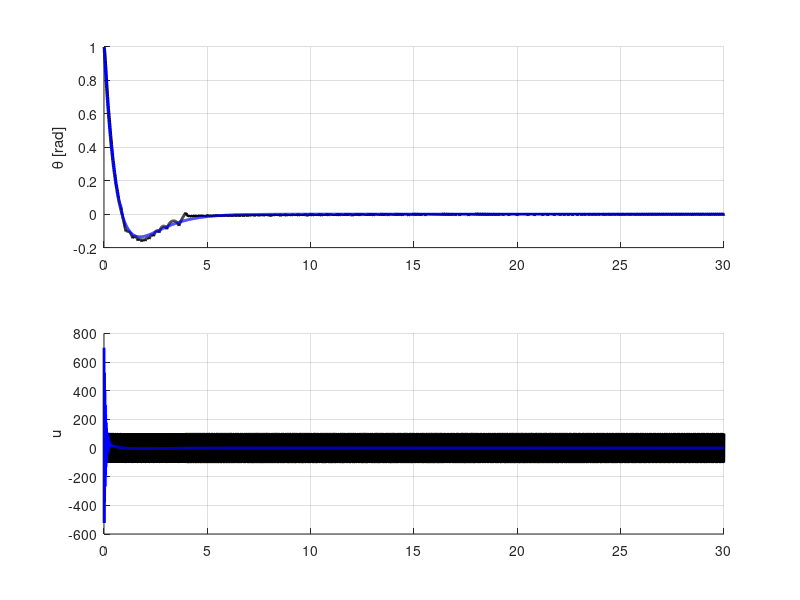

Recreate this plot in MATLAB.
% Simulator of the cart-stick balancer NCS 
clear all
clc
close all

% continuous-time system dynamics of the cart-stick balancer
A=[0 1 0; 31.33 0 0.016;-31.33 0 -0.216];
B=[0;-0.649;8.649];
C=[70      30     0.1];

% Discrete-time system with uniform sampling rate

h=0.01;
K=10;

% h=0.1;
% K=1;

F=expm(A*h);
G=A\(expm(A*h)-eye(3))*B;
H=C;

F_CL=F+G*K*H;
disp(max(abs(eig(F_CL))))
% % initial state at time 0
x0=[1;0;0];
umax=100;
xQ=x0;

kmax=3000; % number of samples
x=x0;
for k=1:kmax
    x(:,k+1)=F_CL*x(:,k);
    xQ(:,k+1)=F*xQ(:,k)+G*umax*sign(H*xQ(:,k));
end

figure
subplot(2,1,1)
hold on
grid on
plot([0:kmax]*h,xQ(1,:),'k','linewidth',2)
plot([0:kmax]*h,x(1,:),'b','linewidth',2)
ylabel('\theta [rad]')
subplot(2,1,2)
hold on
grid on
plot([0:kmax]*h,umax*sign(C*xQ),'k','linewidth',2)
plot([0:kmax]*h,K*C*x,'b','linewidth',2)
ylabel('u')
